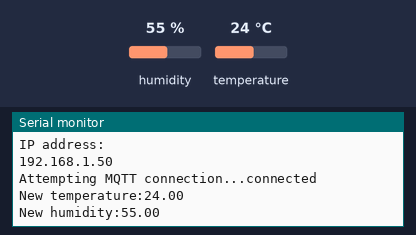
Bench run of a sketch on a simulated ESP8266 (NodeMCU). On the bench: the last lines printed to the serial monitor. The inputs (shaded band) are chosen by the test bench; at power-on: humidity 55 %, temperature 24 °C. WiFi joins after 1.5 s; servers stay silent unless stated; no MQTT or app messages arrive unless stated.

Above: at 2.7 s.
2.8 s: humidity set to 22 %
At 6.4 s:
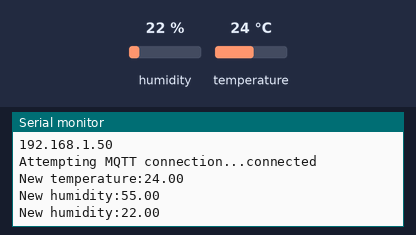
7.7 s: temperature set to 12 °C
At 10.7 s:
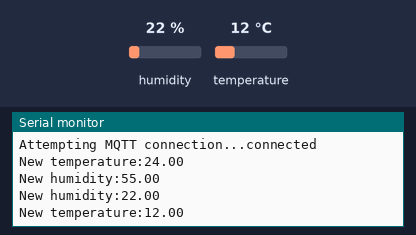
12.6 s: humidity set to 40 %
At 15.1 s:
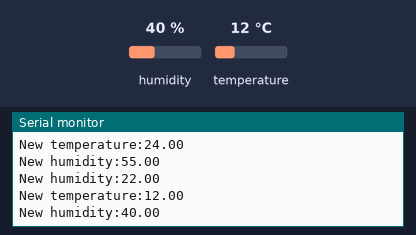

Measured:
- after the input at 2.8 s, the serial monitor: prints a new line after 3.2 s (image 1)
- after the input at 7.7 s, the serial monitor: prints a new line after 2.3 s (image 2)
- after the input at 12.6 s, the serial monitor: prints a new line after 1.4 s (image 3)

The sketch:

nodeMCU_DHT11_MQTT_myself.ino
```cpp
// Get ESP8266 going with Arduino IDE
// - https://github.com/esp8266/Arduino#installing-with-boards-manager
// Required libraries (sketch -> include library -> manage libraries)
// - PubSubClient by Nick ‘O Leary
// - DHT sensor library by Adafruit

#include <ESP8266WiFi.h>
#include <PubSubClient.h>
#include <DHT.h>

#define wifi_ssid "510_user"
#define wifi_password "helloyou"


#define mqtt_server "106.1.209.117:1883"
#define mqtt_user "your_username"
#define mqtt_password "your_password"

#define humidity_topic "sensor/humidity"
#define temperature_topic "sensor/temperature"

#define DHTTYPE DHT11
#define DHTPIN  02

WiFiClient espClient;
PubSubClient client(espClient);
DHT dht(DHTPIN, DHTTYPE, 11); // 11 works fine for ESP8266
void setup_wifi() {
  delay(10);
  // We start by connecting to a WiFi network
  Serial.println();
  Serial.print("Connecting to ");
  Serial.println(wifi_ssid);

  WiFi.begin(wifi_ssid, wifi_password);

  while (WiFi.status() != WL_CONNECTED) {
    delay(500);
    Serial.print(".");
  }

  Serial.println("");
  Serial.println("WiFi connected");
  Serial.println("IP address: ");
  Serial.println(WiFi.localIP());
}
void setup() {
  Serial.begin(115200);
  dht.begin();
  setup_wifi();
  client.setServer(mqtt_server, 1883);
}


void reconnect() {
  // Loop until we're reconnected
  while (!client.connected()) {
    Serial.print("Attempting MQTT connection...");
    // Attempt to connect
    // If you do not want to use a username and password, change next line to
    // if (client.connect("ESP8266Client")) {
    if (client.connect("ESP8266Client", mqtt_user, mqtt_password)) {
      Serial.println("connected");
    } else {
      Serial.print("failed, rc=");
      Serial.print(client.state());
      Serial.println(" try again in 5 seconds");
      // Wait 5 seconds before retrying
      delay(5000);
    }
  }
}

bool checkBound(float newValue, float prevValue, float maxDiff) {
  return !isnan(newValue) &&
         (newValue < prevValue - maxDiff || newValue > prevValue + maxDiff);
}

long lastMsg = 0;
float temp = 0.0;
float hum = 0.0;
float diff = 1.0;

void loop() {
  if (!client.connected()) {
    reconnect();
  }
  client.loop();

  long now = millis();
  if (now - lastMsg > 2000) {
    lastMsg = now;

    float newTemp = dht.readTemperature();
    float newHum = dht.readHumidity();

    if (checkBound(newTemp, temp, diff)) {
      temp = newTemp;
      Serial.print("New temperature:");
      Serial.println(String(temp).c_str());
      client.publish(temperature_topic, String(temp).c_str(), true);
    }

    if (checkBound(newHum, hum, diff)) {
      hum = newHum;
      Serial.print("New humidity:");
      Serial.println(String(hum).c_str());
      client.publish(humidity_topic, String(hum).c_str(), true);
    }
  }
}
```
